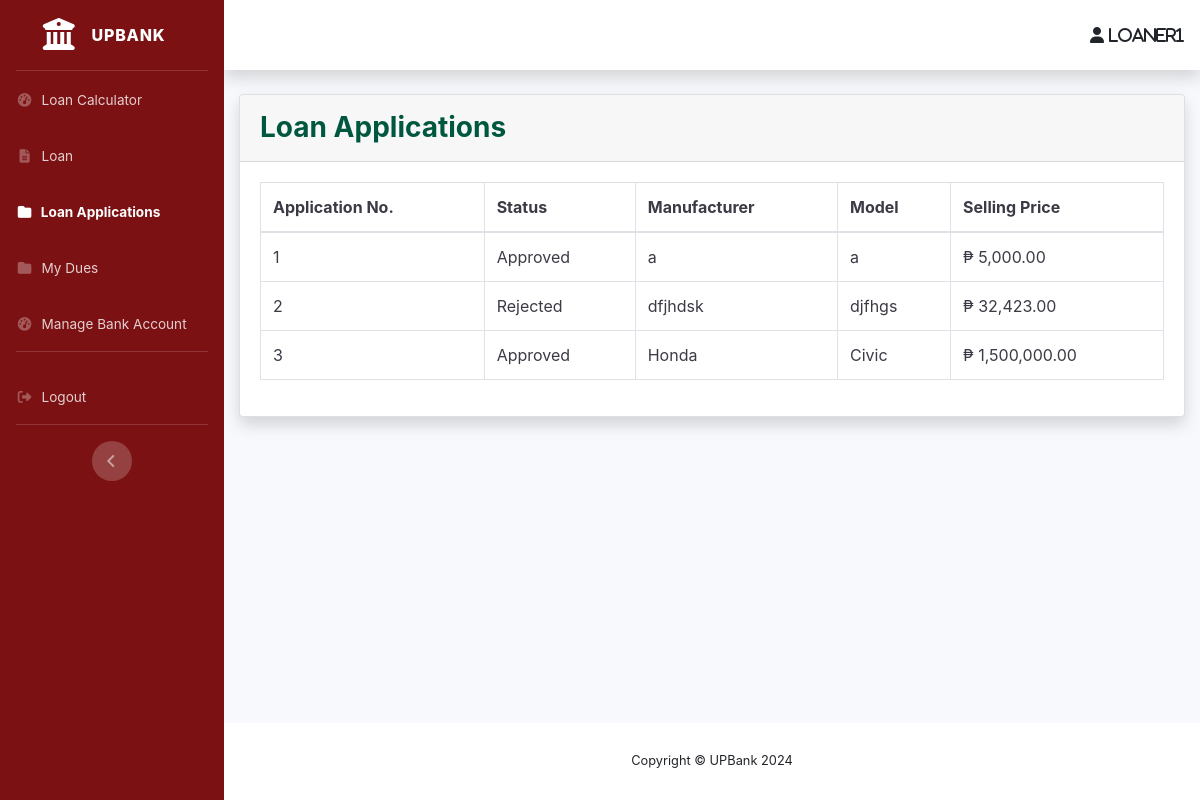
The app's page /borrower/view-loan-apps (signed in), older data.
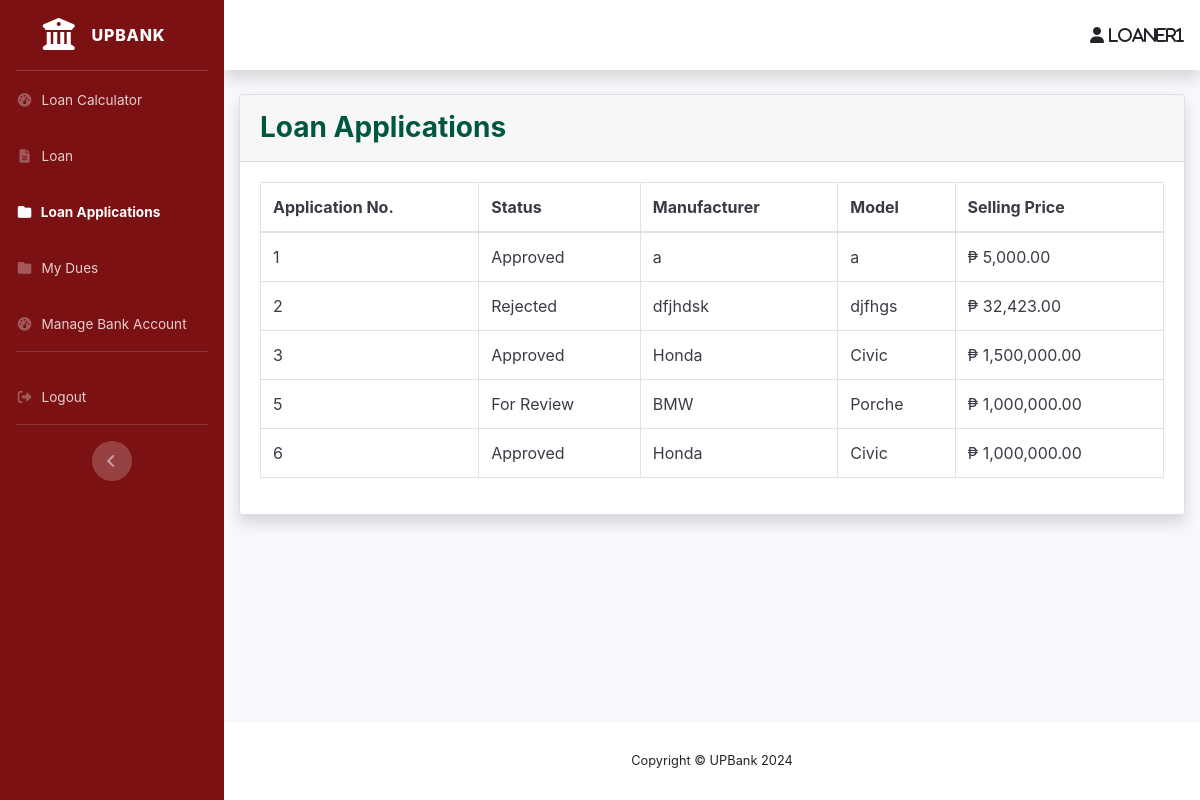
The same page, newer data.
### loans_borrower/models.py (models this page shows, shortened)
class Loans(models.Model):
    STATUS = (
        ('For Review', 'For Review'),
        ('Approved', 'Approved'),
        ('Rejected', 'Rejected'),
    )
    CIV_STATUS = (
        ('Married', 'Married'),
        ('Separated', 'Separated'),
        ('Single', 'Single'),
        ('Widower', 'Widower'),
    )
    LEN_STAY = (
        ('Months', 'Months'),
        ('Years', 'Years'),
    )
    HOME_OWN = (
        ('Mortgage', 'Mortgage'),
        ('Rented', 'Rented'),
        ('Owned', 'Owned'),
        ('Used Free/Living with Parents/Relatives', 'Used Free/Living with Parents/Relatives'),
    )
    PHONE_TYPE = (
        ('Home', 'Home'),
        ('Mobile', 'Mobile'),
    )
    PRIME_INCOME = (
        ('Employment', 'Employment'),
        ('Business', 'Business'),
    )
    EMP_TYPE = (
        ('Local(Government)', 'Local(Government)'),
        ('Local(Private)', 'Local(Private)'),
        ('OFW Non-Immigrant(Government)', 'OFW Non-Immigrant(Government)'),
        ('OFW Non-Immigrant(Private)', 'OFW Non-Immigrant(Private)'),
    )
    LOAN_TAG = (
        ('Pending', 'Pending'),
        ('Delinquent', 'Delinquent'),
        ('In-Loan Default', 'In-Loan Default'),
        ('Completed', 'Completed'),
    )
    app_date = models.DateTimeField(null=True, blank=True)
    status = models.CharField(default='For Review',max_length=100, choices=STATUS, null=True)
    make = models.CharField(max_length=100, null=True, blank=False)
    model = models.CharField(max_length=100, null=True, blank=False)
    sell_price = models.DecimalField(max_digits=50, decimal_places=2, null=True, blank=False)
    dp_percent = models.PositiveIntegerField(null=True, blank=False)
    dp_amt = models.DecimalField(max_digits=50, decimal_places=2, null=True, blank=False)
    loan_amt = models.DecimalField(max_digits=50, decimal_places=2, null=True, blank=False)
    no_of_payments = models.IntegerField(null=True, blank=False)
    loan_bal = models.DecimalField(default=0,max_digits=50, decimal_places=2, null=True, blank=True)
    user = models.ForeignKey(User, on_delete=models.CASCADE, null=True, blank=True)
    first_name = models.CharField(max_length=100, null=True, blank=False)
    middle_name = models.CharField(max_length=100, null=True, blank=True)
    last_name = models.CharField(max_length=100, null=True, blank=False)
    birthdate = models.DateField(null=True, blank=False)
    civ_status = models.CharField(max_length=100, choices=CIV_STATUS, null=True, blank=False)
    unit_no = models.CharField(max_length=100, null=True, blank=False)
    condo_name = models.CharField(max_length=100, null=True, blank=True)
    street = models.CharField(max_length=100, null=True, blank=False)
    subdiv_brgy = models.CharField(max_length=100, null=True, blank=False)
    city = models.CharField(max_length=100, null=True, blank=False)
    municip_prov = models.CharField(max_length=100, null=True, blank=False)
    country = models.CharField(max_length=100, null=True, blank=False)
    len_stay = models.CharField(max_length=100, choices=LEN_STAY, null=True, blank=False)
    len_stay_num = models.IntegerField(null=True, blank=False)
    home_own = models.CharField(max_length=100, choices=HOME_OWN, null=True, blank=False)
    phone_type = models.CharField(max_length=100, choices=PHONE_TYPE, null=True, blank=False)
    home_num = models.CharField(max_length=100, null=True, blank=True)
    mobile_num = PhoneNumberField(max_length=100, null=True, blank=True)
    email_add = models.CharField(max_length=100, null=True, blank=False)
    prime_income = models.CharField(max_length=100, choices=PRIME_INCOME, null=True, blank=False)
    emp_type = models.CharField(max_length=100, choices=EMP_TYPE, null=True, blank=True)
    emp_name = models.CharField(max_length=100, null=True, blank=True)
    job_pos = models.CharField(max_length=100, null=True, blank=True)
    emp_tenure = models.CharField(max_length=100, choices=LEN_STAY, null=True, blank=True)
    emp_tenure_num = models.IntegerField(null=True, blank=True)
    emp_monthly_income = models.DecimalField(max_digits=50, decimal_places=2, null=True, blank=True)
    emp_work_no = models.CharField(max_length=100, null=True, blank=True)
    bsns_type = models.CharField(default="Self-Employed", max_length=100, null=True, blank=True)
    bsns_name = models.CharField(max_length=100, null=True, blank=True)
    bsns_tenure = models.CharField(max_length=100, choices=LEN_STAY, null=True, blank=True)
    bsns_tenure_num = models.IntegerField(null=True, blank=True)
    bsns_monthly_income = models.DecimalField(max_digits=50, decimal_places=2, null=True, blank=True)
    bsns_work_no = models.CharField(max_length=100, null=True, blank=True)
    bsns_unit_no = models.CharField(max_length=100, null=True, blank=True)
    bsns_condo_name = models.CharField(max_length=100, null=True, blank=True)
    bsns_street = models.CharField(max_length=100, null=True, blank=True)
    bsns_subdiv_brgy = models.CharField(max_length=100, null=True, blank=True)
    bsns_city = models.CharField(max_length=100, null=True, blank=True)
    bsns_municip_prov = models.CharField(max_length=100, null=True, blank=True)
    bsns_country = models.CharField(max_length=100, null=True, blank=True)
    loan_docs = models.FileField(upload_to='loan_docs/', null=True, blank=True)
    loan_tag = models.CharField(default='Pending', max_length=100, choices=LOAN_TAG, null=True, blank=True)

### loans_borrower/views.py (the view)
# urls.py: path('view-loan-apps', views.viewLoanApps, name="view-loan-apps"),
def viewLoanApps(request):
    user = request.user
    loans = Loans.objects.filter(user=user)
    data = {
        'loans' : loans,
    }
    return render(request, 'loans_borrower/view-loan-apps.html', data)

### bank_officer/templatetags/auth_extras.py (called while the page is built)
@register.filter(name='has_group')
def has_group(user, group_name):
    group = Group.objects.get(name=group_name)
    return True if group in user.groups.all() else False

### loans_borrower/templates/loans_borrower/view-loan-apps.html (shortened to what this page needs)
{% extends 'navbar/navbar.html' %}
{% load static %}
{% block content %}
{% load humanize %}
                    <div class="card shadow mb-4">
                        <div class="card-header py-3">
                            <h3 class="m-0 font-weight-bold" style="color:#00573f">Loan Applications</h3>
                        </div>
                        <div class="card-body">
                            <div class="table-responsive">
                                <table class="table table-hover table-bordered text-gray-900" id="dataTable" width="100%" cellspacing="0">
                                    <thead>
                                        <tr>
                                            <th>Application No.</th>
                                            <th>Status</th>
                                            <th>Manufacturer</th>
                                            <th>Model</th>
                                            <th>Selling Price</th>
                                        </tr>
                                    </thead>
                                    <tbody>
                                        {% for loan in loans %}
                                                <tr onclick="window.location='{% url 'view-loan-apps-info' loan.id %}'">
                                                    <td>{{loan.id}}</a></td>
                                                    <td>{{loan.status}}</td>
                                                    <td>{{loan.make}}</td>
                                                    <td>{{loan.model}}</td>
                                                    <td>₱ {{loan.sell_price|intcomma}}</td>
                                                </tr>
                                        {% endfor %}
                                    </tbody>
                                </table>
                            </div>
                        </div>
                    </div>
{% endblock content %}

### navbar/templates/navbar/navbar.html (shortened to what this page needs)
{% load auth_extras %}
{% load static %}
<!DOCTYPE html>
<html lang="en">
<head>
    <link rel="stylesheet" href="https://use.fontawesome.com/releases/v6.4.0/css/all.css">
    <link href="{% static 'vendor/fontawesome-free/css/all.min.css' %}" rel="stylesheet" type="text/css">
    <link href="{% static 'css/sb-admin-2.min.css' %}" rel="stylesheet">
    <link href="{% static 'vendor/datatables/dataTables.bootstrap4.min.css' %}" rel="stylesheet">
    <link href="https://stackpath.bootstrapcdn.com/bootstrap/4.3.1/css/bootstrap.min.css" rel="stylesheet">
</head>
<body id="page-top">
    <div id="wrapper">
        <ul class="navbar-nav bg-gradient-primary sidebar sidebar-dark accordion" style="background:#7b1113" id="accordionSidebar">
            <a class="sidebar-brand d-flex align-items-center justify-content-center" href="#">
                <div class="sidebar-brand-icon"><i class="fa fa-building-columns"></i></div>
                <div class="sidebar-brand-text mx-3">UPBank</div>
            </a>
            <hr class="sidebar-divider my-0">
            <li class="nav-item {% if request.resolver_match.view_name == 'loan-calculator' %}active{% endif %}">
                <a class="nav-link" href="{% url 'loan-calculator' %}">
                    <i class="fas fa-fw fa-tachometer-alt"></i>
                    <span>Loan Calculator</span></a>
            </li>
            <li class="nav-item">
                {% if not user.is_authenticated %}
                <li class="nav-item {% if request.resolver_match.view_name == 'login' %}active{% endif %}">
                    <a class="nav-link" href="{% url 'login' %}">
                        <i class="fas fa-fw fa-cog"></i>
                        <span>Login</span></a>
                <li class="nav-item {% if request.resolver_match.view_name == 'register' %}active{% endif %}">
                    <a class="nav-link" href="{% url 'register' %}">
                        <i class="fas fa-fw fa-table"></i>
                        <span>Register</span></a>
                </li>
                {% else %}
                    {% if request.user|has_group:"borrower" %}
                    <li class="nav-item {% if request.resolver_match.view_name == 'loan-apply' %}active{% endif %}">
                    <a class="nav-link" href="{% url 'loan-apply' %}">
                        <i class="fas fa-fw fa-file-alt"></i>
                        <span>Loan</span></a>
                    </li>
                    <li class="nav-item {% if request.resolver_match.view_name == 'view-loan-apps' %}active{% endif %}">
                    <a class="nav-link" href="{% url 'view-loan-apps' %}">
                        <i class="fas fa-fw fa-folder"></i>
                        <span>Loan Applications</span></a>
                    </li>
                    <li class="nav-item {% if request.resolver_match.view_name == 'my_dues' %}active{% endif %}">
                        <a class="nav-link" href="{% url 'my_dues' %}">
                            <i class="fas fa-fw fa-folder"></i>
                            <span>My Dues</span></a>
                        </li>
                        {% if request.user|has_group:"hasbankaccount" %}
                        <li class="nav-item {% if request.resolver_match.view_name == 'deposit-money' %}active{% endif %}">
                            <a class="nav-link" href="{% url 'deposit-money' %}">
                                <i class="fas fa-fw fa-tachometer-alt"></i>
                                <span>Manage Bank Account</span></a>
                        </li>
                        {% endif %}
                    {% endif %}
                {% endif %}
            </li>
            {% if user.is_authenticated %}
            <hr class="sidebar-divider">
            <li class="nav-item">
                <a class="nav-link" href="{% url 'logout' %}">
                    <i class="fas fa-fw fa-sign-out-alt"></i>
                    <span>Logout</span></a>
            </li>
            {% endif %}
            <hr class="sidebar-divider d-none d-md-block">
            <div class="text-center d-none d-md-inline">
                <button class="rounded-circle border-0" id="sidebarToggle"></button>
            </div>
        </ul>
        <div id="content-wrapper" class="d-flex flex-column">
            <div id="content">
                <nav class="navbar navbar-expand navbar-light bg-white topbar mb-4 static-top shadow">
                    <ul class="navbar-nav ml-auto">
                        <i class="fa-solid fa-user" onclick="location.href='{% url 'profile' %}'" title="View Profile" style="cursor: pointer;"> {{user.username}}</i>
                    </ul>
                </nav>
                <div class="container-fluid">
                    {% block content %}
                    {% endblock content %}
                </div>
            </div>
            <footer class="sticky-footer bg-white">
                <div class="container my-auto">
                    <div class="copyright text-center my-auto">
                        <span>Copyright &copy; UPBank 2024</span>
                    </div>
                </div>
            </footer>
        </div>
    </div>
</body>
</html>

Row changes from the older to the newer data that the page shows:
added Loans: id "5", status "For Review", make "BMW", model "Porche", sell_price "1,000,000.00"
added Loans: id "6", status "Approved", make "Honda", model "Civic", sell_price "1,000,000.00"
